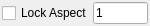
<?xml version="1.0" encoding="UTF-8"?>
<ui version="4.0">
 <class>Form</class>
 <widget class="QWidget" name="Form">
  <property name="geometry">
   <rect>
    <x>0</x>
    <y>0</y>
    <width>150</width>
    <height>24</height>
   </rect>
  </property>
  <property name="maximumSize">
   <size>
    <width>150</width>
    <height>16777215</height>
   </size>
  </property>
  <property name="windowTitle">
   <string>Form</string>
  </property>
  <layout class="QGridLayout" name="gridLayout">
   <property name="leftMargin">
    <number>2</number>
   </property>
   <property name="topMargin">
    <number>2</number>
   </property>
   <property name="rightMargin">
    <number>2</number>
   </property>
   <property name="bottomMargin">
    <number>2</number>
   </property>
   <property name="spacing">
    <number>0</number>
   </property>
   <item row="0" column="1">
    <widget class="QLineEdit" name="aspectRatio">
     <property name="text">
      <string>1</string>
     </property>
    </widget>
   </item>
   <item row="0" column="0">
    <widget class="QCheckBox" name="lockAspect">
     <property name="text">
      <string>Lock Aspect</string>
     </property>
    </widget>
   </item>
  </layout>
 </widget>
 <resources/>
 <connections/>
</ui>
